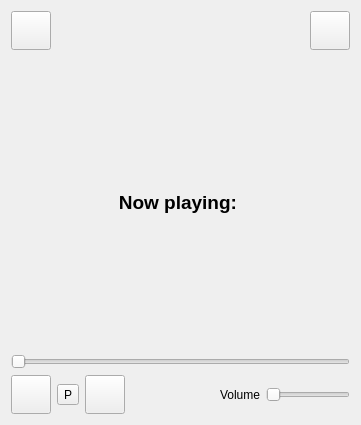
<?xml version="1.0" encoding="UTF-8"?>
<ui version="4.0">
 <class>MainWindowClass</class>
 <widget class="QMainWindow" name="MainWindowClass">
  <property name="geometry">
   <rect>
    <x>0</x>
    <y>0</y>
    <width>361</width>
    <height>425</height>
   </rect>
  </property>
  <property name="sizePolicy">
   <sizepolicy hsizetype="Maximum" vsizetype="Maximum">
    <horstretch>0</horstretch>
    <verstretch>0</verstretch>
   </sizepolicy>
  </property>
  <property name="minimumSize">
   <size>
    <width>300</width>
    <height>425</height>
   </size>
  </property>
  <property name="maximumSize">
   <size>
    <width>583</width>
    <height>425</height>
   </size>
  </property>
  <property name="windowTitle">
   <string>Music Player</string>
  </property>
  <property name="autoFillBackground">
   <bool>false</bool>
  </property>
  <property name="styleSheet">
   <string notr="true"/>
  </property>
  <property name="toolButtonStyle">
   <enum>Qt::ToolButtonIconOnly</enum>
  </property>
  <property name="unifiedTitleAndToolBarOnMac">
   <bool>false</bool>
  </property>
  <widget class="QWidget" name="centralWidget">
   <property name="sizePolicy">
    <sizepolicy hsizetype="Expanding" vsizetype="Expanding">
     <horstretch>0</horstretch>
     <verstretch>0</verstretch>
    </sizepolicy>
   </property>
   <property name="layoutDirection">
    <enum>Qt::LeftToRight</enum>
   </property>
   <property name="autoFillBackground">
    <bool>false</bool>
   </property>
   <property name="styleSheet">
    <string notr="true"/>
   </property>
   <layout class="QVBoxLayout" name="verticalLayout_3">
    <item>
     <layout class="QHBoxLayout" name="horizontalLayout">
      <item>
       <widget class="QToolButton" name="openDir_btn">
        <property name="text">
         <string/>
        </property>
        <property name="icon">
         <iconset resource="mainwindowRes.qrc">
          <normaloff>:/img/images/openDir_btn.png</normaloff>:/img/images/openDir_btn.png</iconset>
        </property>
        <property name="iconSize">
         <size>
          <width>32</width>
          <height>32</height>
         </size>
        </property>
        <property name="toolButtonStyle">
         <enum>Qt::ToolButtonIconOnly</enum>
        </property>
       </widget>
      </item>
      <item>
       <spacer name="horizontalSpacer">
        <property name="orientation">
         <enum>Qt::Horizontal</enum>
        </property>
        <property name="sizeHint" stdset="0">
         <size>
          <width>40</width>
          <height>20</height>
         </size>
        </property>
       </spacer>
      </item>
      <item>
       <widget class="QToolButton" name="exitDir_btn">
        <property name="text">
         <string/>
        </property>
        <property name="icon">
         <iconset resource="mainwindowRes.qrc">
          <normaloff>:/img/images/exitDir_btn.png</normaloff>:/img/images/exitDir_btn.png</iconset>
        </property>
        <property name="iconSize">
         <size>
          <width>32</width>
          <height>32</height>
         </size>
        </property>
       </widget>
      </item>
     </layout>
    </item>
    <item>
     <widget class="QLabel" name="currentSong_label">
      <property name="font">
       <font>
        <pointsize>14</pointsize>
        <bold>true</bold>
       </font>
      </property>
      <property name="text">
       <string>Now playing: </string>
      </property>
      <property name="alignment">
       <set>Qt::AlignCenter</set>
      </property>
     </widget>
    </item>
    <item>
     <layout class="QVBoxLayout" name="verticalLayout_2">
      <item>
       <widget class="QSlider" name="duration_slider">
        <property name="orientation">
         <enum>Qt::Horizontal</enum>
        </property>
       </widget>
      </item>
      <item>
       <layout class="QHBoxLayout" name="horizontalLayout_2">
        <item>
         <widget class="QToolButton" name="prev_btn">
          <property name="text">
           <string/>
          </property>
          <property name="icon">
           <iconset resource="mainwindowRes.qrc">
            <normaloff>:/img/images/previous.png</normaloff>:/img/images/previous.png</iconset>
          </property>
          <property name="iconSize">
           <size>
            <width>32</width>
            <height>32</height>
           </size>
          </property>
         </widget>
        </item>
        <item>
         <widget class="QToolButton" name="play_btn">
          <property name="text">
           <string>P</string>
          </property>
          <property name="icon">
           <iconset resource="mainwindowRes.qrc">
            <normaloff>:/img/images/play.png</normaloff>:/img/images/play.png</iconset>
          </property>
          <property name="iconSize">
           <size>
            <width>32</width>
            <height>32</height>
           </size>
          </property>
         </widget>
        </item>
        <item>
         <widget class="QToolButton" name="next_btn">
          <property name="text">
           <string/>
          </property>
          <property name="icon">
           <iconset resource="mainwindowRes.qrc">
            <normaloff>:/img/images/next.png</normaloff>:/img/images/next.png</iconset>
          </property>
          <property name="iconSize">
           <size>
            <width>32</width>
            <height>32</height>
           </size>
          </property>
         </widget>
        </item>
        <item>
         <spacer name="horizontalSpacer_2">
          <property name="orientation">
           <enum>Qt::Horizontal</enum>
          </property>
          <property name="sizeHint" stdset="0">
           <size>
            <width>40</width>
            <height>20</height>
           </size>
          </property>
         </spacer>
        </item>
        <item>
         <widget class="QLabel" name="volume_label">
          <property name="text">
           <string>Volume</string>
          </property>
         </widget>
        </item>
        <item>
         <widget class="QSlider" name="volume_slider">
          <property name="sizePolicy">
           <sizepolicy hsizetype="Fixed" vsizetype="Fixed">
            <horstretch>0</horstretch>
            <verstretch>0</verstretch>
           </sizepolicy>
          </property>
          <property name="maximum">
           <number>100</number>
          </property>
          <property name="singleStep">
           <number>1</number>
          </property>
          <property name="orientation">
           <enum>Qt::Horizontal</enum>
          </property>
          <property name="tickPosition">
           <enum>QSlider::NoTicks</enum>
          </property>
         </widget>
        </item>
       </layout>
      </item>
     </layout>
    </item>
   </layout>
  </widget>
 </widget>
 <layoutdefault spacing="6" margin="11"/>
 <resources>
  <include location="mainwindowRes.qrc"/>
 </resources>
 <connections/>
</ui>
